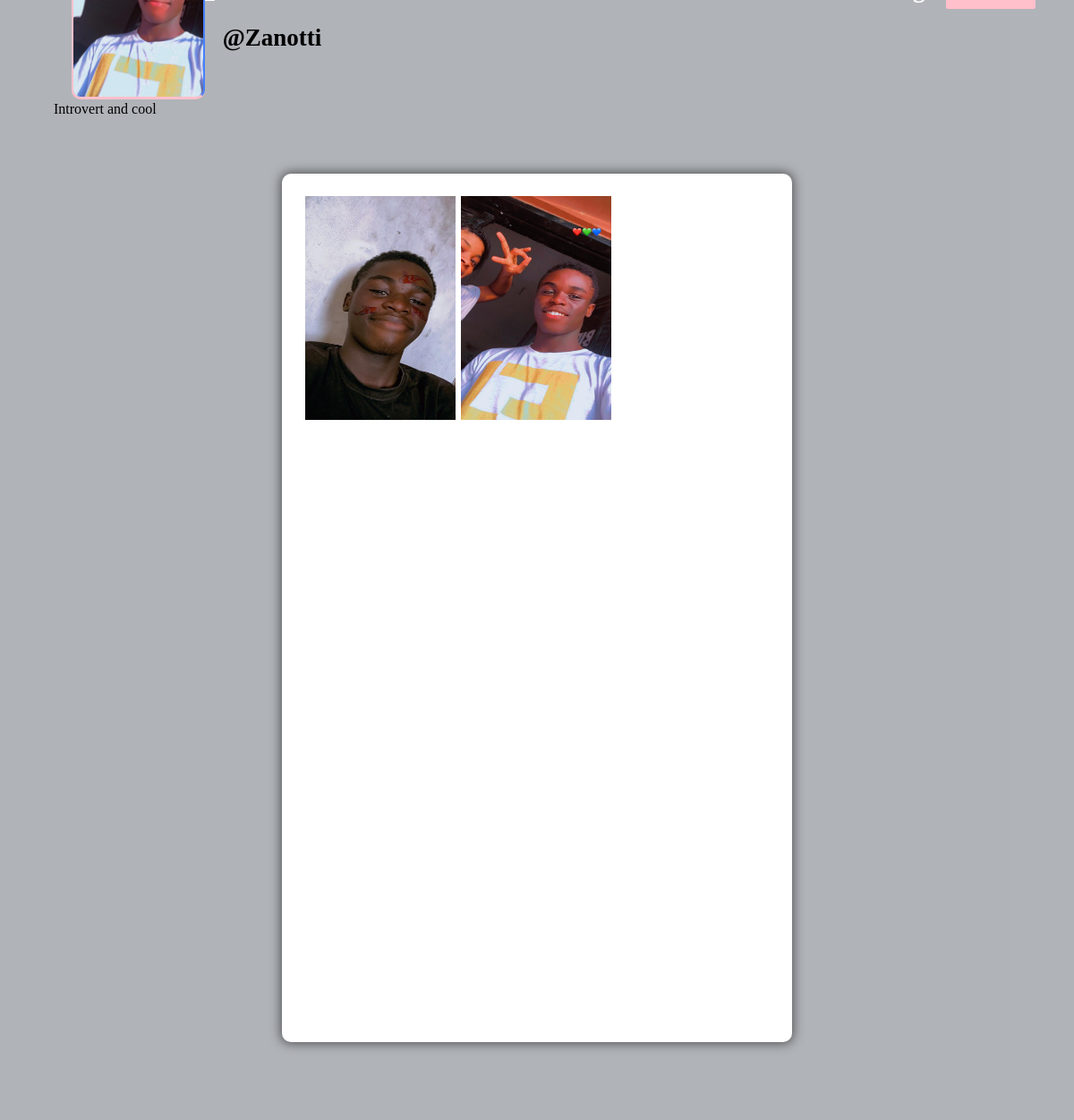
Screenshot of /profile/Zanotti (signed in) with the database file from the repository.
### app/models.py (models this page shows, shortened)
class Profile(models.Model):
    user = models.ForeignKey(User, on_delete=models.CASCADE)
    id_user = models.IntegerField()
    bio = models.TextField(blank=True)
    profileimg = models.ImageField(upload_to="profile_images", default="facebook-office.jpg")
    location = models.CharField(max_length=100, blank=True)

class Post(models.Model):
    id = models.UUIDField(primary_key=True, default=uuid.uuid4)
    user = models.CharField(max_length=100)
    image = models.ImageField(upload_to='posts')
    caption = models.TextField()
    created_at = models.DateTimeField(default=datetime.now())
    likes = models.IntegerField(default=0)

### app/views.py (the view)
# urls.py: path('profile/<str:pk>', views.profile, name="profile"),
@login_required(login_url="signin")
def profile(request, pk):
    user_object = User.objects.get(username=pk)
    profile_object = Profile.objects.get(user=user_object)
    posts = Post.objects.filter(user=pk)
    len_posts = len(posts)
    follower = request.user.username
    user = pk
    if FollowersCount.objects.filter(follower=follower, user=user).first():
        button = "Unfollow"
    else:
        button = "Follow"
    follwers_count = len(FollowersCount.objects.filter(user=user))
    following_count = len(FollowersCount.objects.filter(follower=user))
    context = {
        "user_object": user_object,
        "profile_object": profile_object,
        "posts": posts,
        "len_posts": len_posts,
        "button": button,
        "follwers_count": follwers_count,
        "following_count": following_count
    }
    return render(request, "profile.html", context)

### templates/profile.html (shortened to what this page needs)
{% load static %}
<!DOCTYPE html>
<html lang="en">
  <head>
    <link rel="stylesheet" href="{% static 'css/main.min.css' %}" />
    <link rel="stylesheet" href="{% static 'css/style.css' %}" />
    <link rel="stylesheet" href="{% static 'css/color.css' %}" />
    <link rel="stylesheet" href="{% static 'css/responsive.css' %}" />
  </head>
  <body>
    <section>
      <div class="feature-photo">
        <figure>
        </figure>
        <form action="/follow" method="POST">
          <div class="add-btn">
            {% if user_object.username == user.username %}
            <a
              href="/settings"
              title=""
              data-ripple=""
              style="background-color: #ffc0cb; border: #ffc0cb"
            >
              Account Settings
            </a>
            {% else %}
            <a href="" title="" data-ripple="" type="submit"
              ><button style="background-color: #ffc0cb; border: #ffc0cb">
              </button></a
            >
            {% endif %}
          </div>
        </form>
        <div class="container-fluid">
          <div class="row merged">
            <div class="col-lg-2 col-sm-3">
              <div class="user-avatar">
                <figure>
                  <img
                    src="{{profile_object.profileimg.url}}"
                    style="height: 250px; width: 100%"
                    alt=""
                  />
                </figure>
              </div>
            </div>
            <div class="col-lg-10 col-sm-9">
              <div class="timeline-info">
                <ul>
                  <li class="admin-name">
                    <h5
                      style="
                        color: black;
                        white-space: nowrap;
                        width: 110px;
                        font-size: 27px;
                      "
                    >
                      <b>@{{user_object.username}}</b
                      >
                    </h5>
                  </li>
                </ul>
              </div>
            </div>
          </div>
        </div>
      </div>
    </section>
    <section>
      <div class="bio">{{profile_object.bio}}</div>
    </section>
    <section>
      <div class="gap gray-bg">
        <div class="container-fluid">
          <div class="row">
            <div class="col-lg-12">
              <div class="row" id="page-contents">
                <div class="col-lg-3">
                  <aside class="sidebar static"></aside>
                </div>
                <div class="col-lg-6">
                  <div class="central-meta">
                    <ul class="photos">
                      {% for post in posts %}
                      <li>
                        <a
                          class="strip"
                          href="{{post.image.url}}"
                          title="{{post.caption}}"
                          data-strip-group="mygroup"
                          data-strip-group-options="loop: false"
                        >
                          <img
                            src="{{post.image.url}}"
                            style="height: 250px; width: 300px"
                            alt=""
                        /></a>
                      </li>
                      {% endfor %}
                    </ul>
                  </div>
                </div>
                <div class="col-lg-3">
                  <aside class="sidebar static"></aside>
                </div>
              </div>
            </div>
          </div>
        </div>
      </div>
    </section>
  </body>
</html>

### static/css/color.css (style rules this page uses)
#nprogress .bar, .timeline-info > ul li a::before, .add-btn > a, .activitiez > li::before, form button, .colla-apps > li a:hover, a.underline:before, .setting-row input:checked + label, .user-avatar:hover .edit-phto, .error-meta > a, .color-bg, .add-butn, .nav.nav-tabs.likes-btn > li a.active, a.dislike-btn, .drop > a:hover, .btn-view.btn-load-more:hover, .accordion .card h5 button[aria-expanded="true"], .chat-head, .f-page > figure em, .inbox-panel-head > ul > li > a, .nav-tabs--left .nav-link.active, .nav-tabs--left .nav-link.active:hover, footer .widget-title h4::before, #topcontrol, .sidebar .widget-title::before, .f-title::before, .g-post-classic > figure > i::after, .purify > a, .help-list > a:hover, .open-position::before, .info > a, .category-box:hover, .category-box.selected, a.main-btn, .section-heading::before, .getquot-baner, .more-branches > h4::before, .is-helpful > a, .cart-optionz > li > a:hover, .paginationz > li a:hover, .paginationz > li a.active, .shopping-cart, a.btn2:hover, .form-submit > input[type="submit"], button.submit-checkout, .delete-cart:hover, .proceed .button, .amount-area .update-cart, a.addnewforum, .apply-bttons > a { background: orange; }

### static/css/responsive.css (style rules this page uses)
@media screen and (max-width: 1281px) and (min-width: 1024px) { .photos > li { min-width: 32.2%; width: 32.2%; } }
@media screen and (max-width: 1281px) and (min-width: 1024px) { .timeline-info { line-height: 51px; } }
@media screen and (max-width: 1281px) and (min-width: 1024px) { .timeline-info .admin-name > h5 { font-size: 20px; } }
@media screen and (max-width: 1281px) and (min-width: 1024px) { .user-avatar { width: 80.2% } }

### rows the page displays
Profile: profileimg (picture), bio "Introvert and cool"
Post: image (picture)
Post: image (picture)

### other values shown
{{ user_object.username }} "Zanotti"
